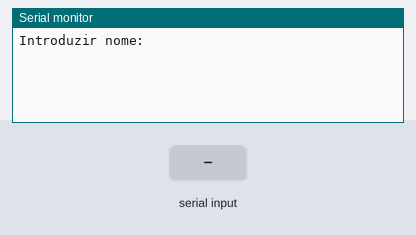
The sketch below on a simulated Arduino Uno, built with avr-gcc and run on an emulated ATmega328P. Shown: the last lines printed to the serial monitor. The test bench sets the inputs (shaded band).

Above: at 1.2 s.
1.3 s: "1\n" received over Serial
At 2.5 s:
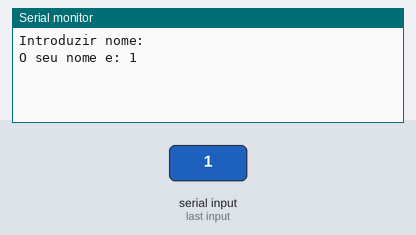
2.8 s: "0\n" received over Serial
At 3.9 s:
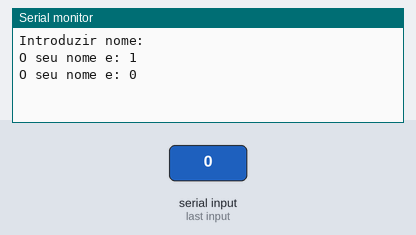
4.3 s: "2\n" received over Serial
At 5.1 s:
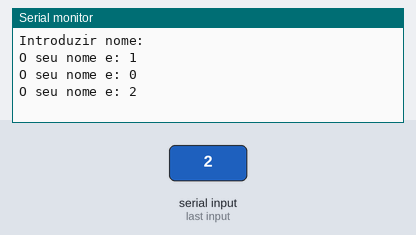

The sketch:

string_read2.ino
```cpp
String a;

void setup() {
	Serial.begin(9600);
  	Serial.println("Introduzir nome: ");
}

void loop() {

	// Ler uma string terminada por enter
	if (Serial.available()>0){
      a = Serial.readStringUntil('\n');
      Serial.println("O seu nome e: " + a);
    }
}
```

Measured:
- after the input at 1.3 s, the serial monitor: prints a new line at once (image 1)
- after the input at 2.8 s, the serial monitor: prints a new line at once (image 2)
- after the input at 4.3 s, the serial monitor: prints a new line at once (image 3)
